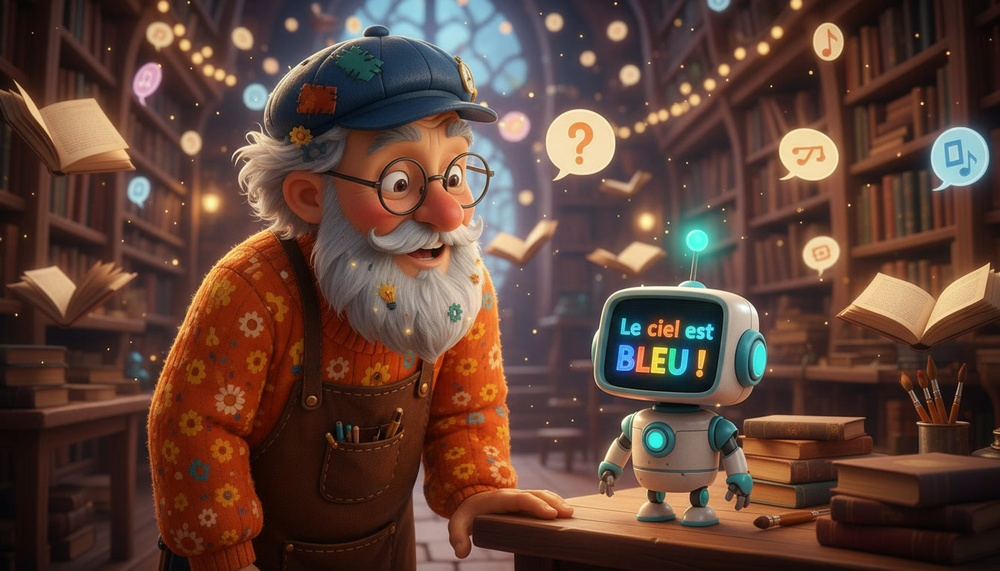
#> input picture assets/chapitre_4/t2_bg.jpg, 1000 x 571 px, shrunk from 1344 x 768 before the run
$ python prepare_bot_reference.py
#> lines starting #> are read from the running program, lines starting #| are printed output that depends on the picture
"""
prepare_bot_reference.py
========================
Extrait Bot du fond c4s2 (`assets/chapitre_4/t2_bg.jpg`) pour le donner
en référence à Nano Banana / Gemini Flash Image.

Usage:
  python prepare_bot_reference.py
  python prepare_bot_reference.py --src assets/chapitre_4/t1_bg.jpg --box 0.55 0.30 0.95 0.95
"""

import argparse
from pathlib import Path
from PIL import Image

DEFAULT_SRC = Path("assets/chapitre_4/t2_bg.jpg")
OUT_DIR = Path("assets/c4s2_bot")
# Box (left%, top%, right%, bottom%) — Bot est dans la moitié droite-basse de t2_bg.jpg
DEFAULT_BOX = (0.52, 0.27, 0.92, 0.92)


def main():
    parser = argparse.ArgumentParser()
    parser.add_argument("--src", type=str, default=str(DEFAULT_SRC))
    parser.add_argument("--box", nargs=4, type=float, default=list(DEFAULT_BOX),
                        help="left top right bottom en pourcentages (0..1)")
    args = parser.parse_args()

    src = Path(args.src)
    if not src.exists():
        print(f"Source introuvable : {src}")
        return

    OUT_DIR.mkdir(parents=True, exist_ok=True)
    img = Image.open(src).convert("RGB")
#> img is the input picture: PIL image 1000x571 RGB; mean R, G, B 95.2, 67, 56.3
    W, H = img.size
#> W = 1000; H = 571
    L, T, R, B = args.box
    left, top, right, bottom = int(L * W), int(T * H), int(R * W), int(B * H)
#> left = 520; top = 154; right = 920; bottom = 525
    cropped = img.crop((left, top, right, bottom))
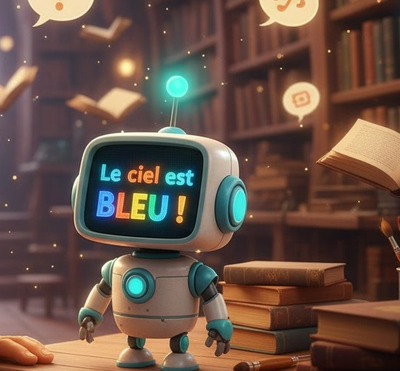
#> cropped: PIL image 400x371 RGB; mean R, G, B 104.1, 81.5, 70.1
    out = OUT_DIR / "bot_reference.png"
    cropped.save(out)
    print(f"OK -> {out} ({cropped.size[0]}x{cropped.size[1]})")
#| OK -> assets/c4s2_bot/bot_reference.png (400x371)
    print("Si le crop n'est pas bon, relance avec --box L T R B (en %)")


if __name__ == "__main__":
    main()

$ run again, with assets/chapitre_4/t1_bg.jpg copied over assets/chapitre_4/t2_bg.jpg
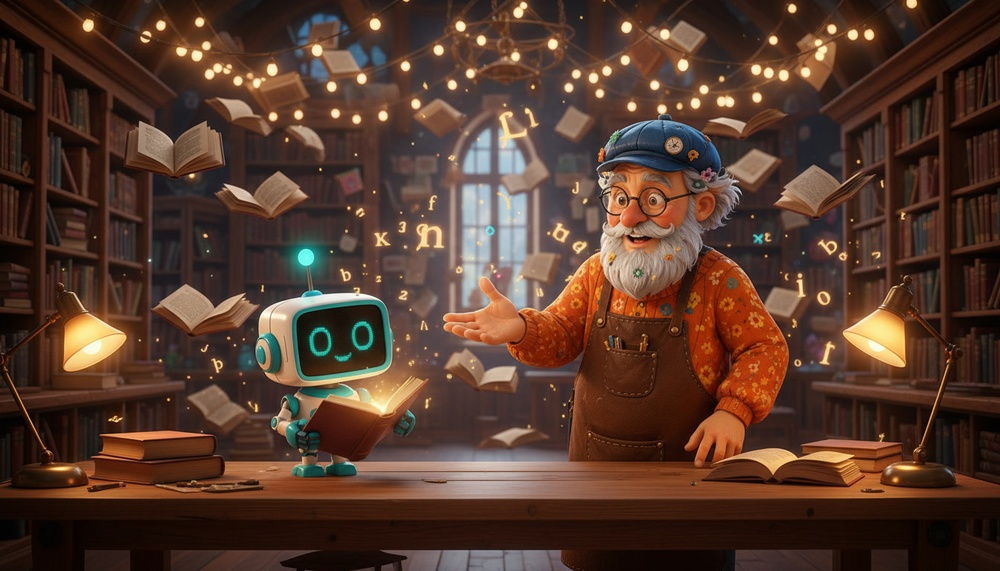
#> input picture assets/chapitre_4/t1_bg.jpg, 1000 x 571 px, shrunk from 1344 x 768 before the run
#> in main, img is the input picture: PIL image 1000x571 RGB; mean R, G, B 85.3, 57.7, 44.5
#> in main, `cropped = img.crop((left, top, right, bottom))`:
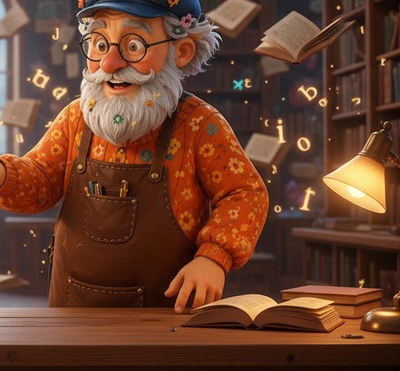
#> cropped: PIL image 400x371 RGB; mean R, G, B 106, 63.9, 44.4
#| OK -> assets/c4s2_bot/bot_reference.png (400x371)

$ run again, with assets/t2_bg.jpg copied over assets/chapitre_4/t2_bg.jpg
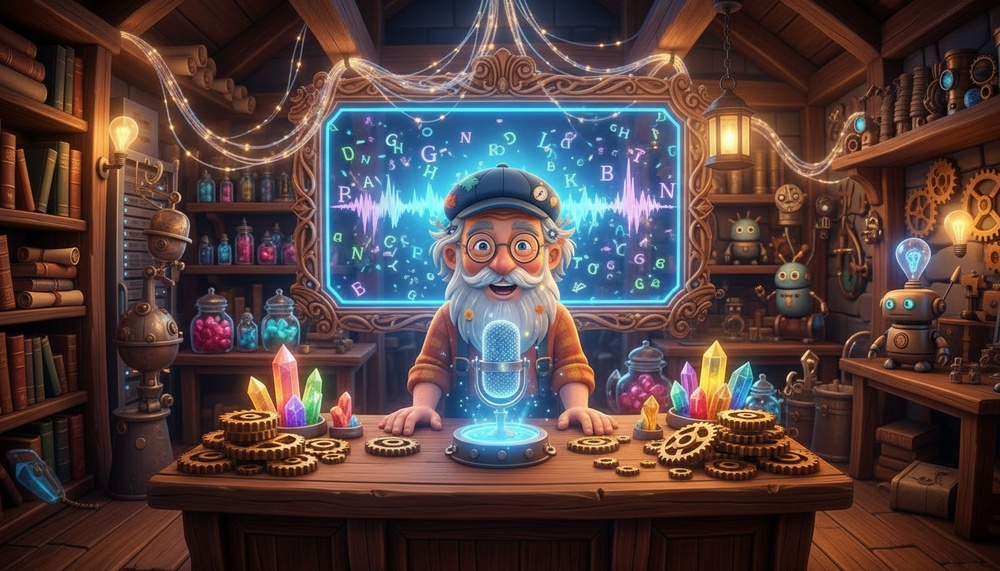
#> input picture assets/t2_bg.jpg, 1000 x 571 px, shrunk from 1344 x 768 before the run
#> in main, img is the input picture: PIL image 1000x571 RGB; mean R, G, B 83.1, 64.6, 63.1
#> in main, `cropped = img.crop((left, top, right, bottom))`:
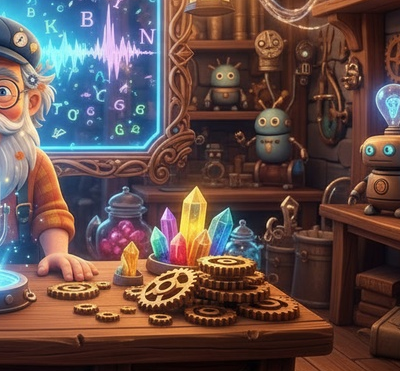
#> cropped: PIL image 400x371 RGB; mean R, G, B 99.3, 77.8, 74.3
#| OK -> assets/c4s2_bot/bot_reference.png (400x371)

$ run again, with assets/chapitre_4/t3_bg.jpg copied over assets/chapitre_4/t2_bg.jpg
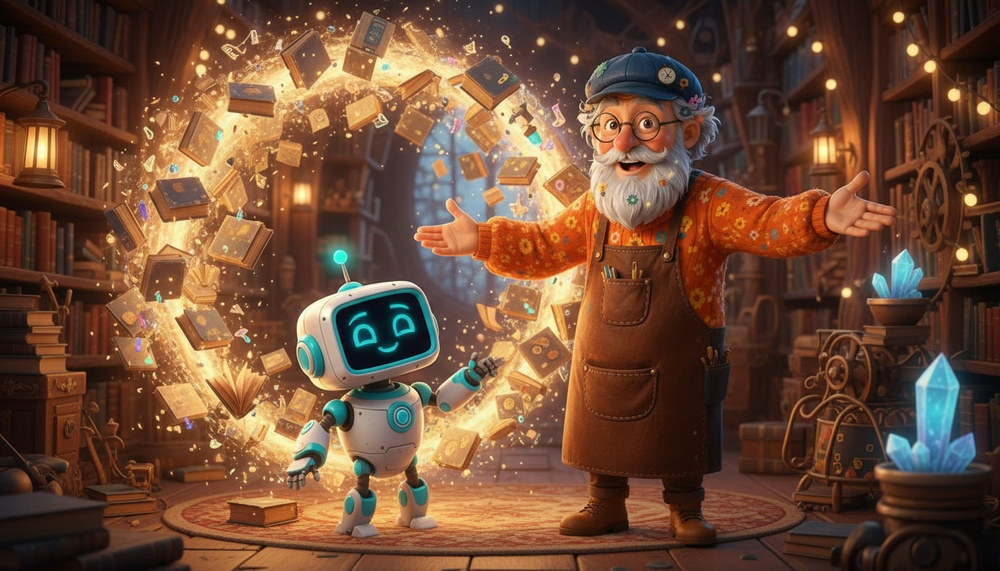
#> input picture assets/chapitre_4/t3_bg.jpg, 1000 x 571 px, shrunk from 1344 x 768 before the run
#> in main, img is the input picture: PIL image 1000x571 RGB; mean R, G, B 110.8, 75.9, 54.7
#> in main, `cropped = img.crop((left, top, right, bottom))`:
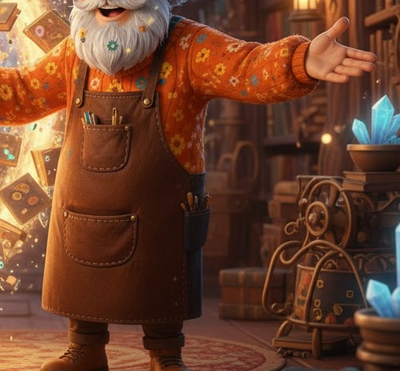
#> cropped: PIL image 400x371 RGB; mean R, G, B 109.1, 65.7, 44.1
#| OK -> assets/c4s2_bot/bot_reference.png (400x371)
